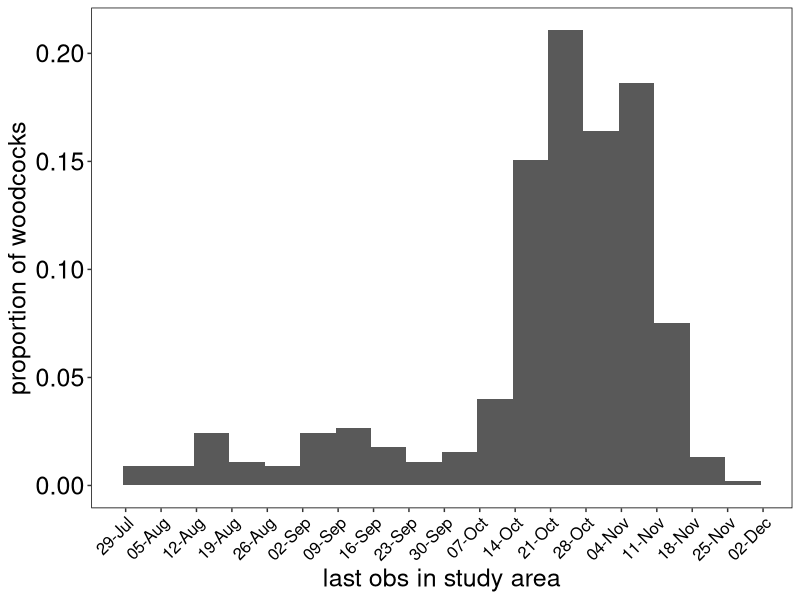
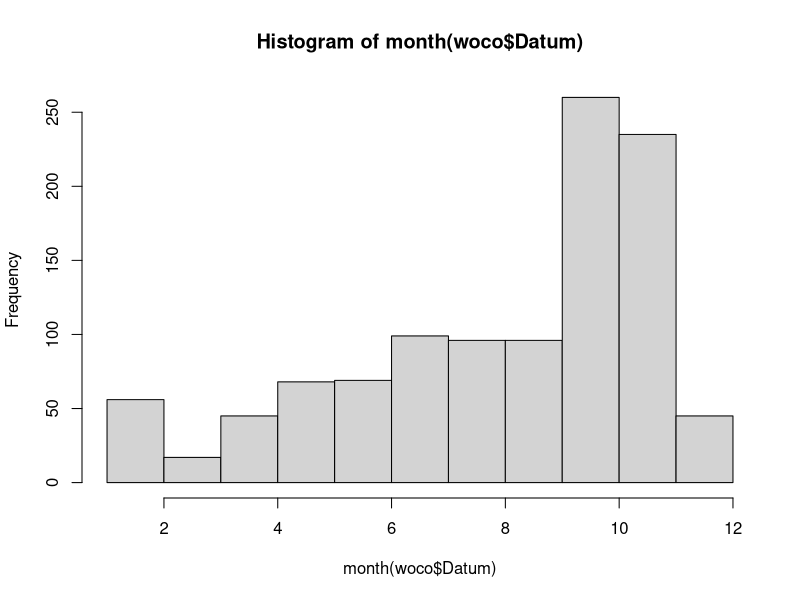
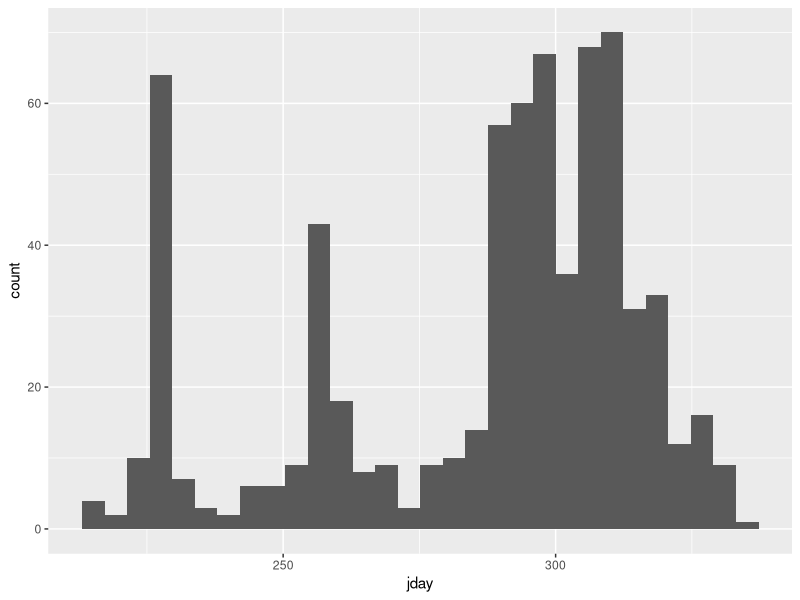
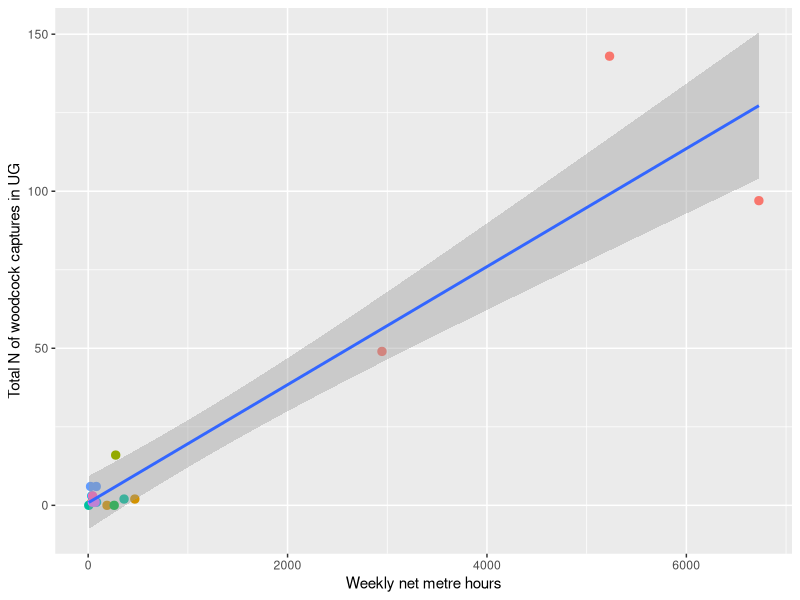

Reproduce these figures in R, in order.
###########################################################################
##### WOODCOCK DEPARTURE TIME ANALYSIS DATA PREPARATION--------  ############################
###########################################################################

## written by Steffen Oppel on 30 Oct 2024 to initiate analysis
## goal is to estimate WHEN birds depart so that hunters can be confident they don't shoot Swiss birds
## federal regulation permits shooting from 15 Sept to 16 December

## QUESTIONS TO MURDY:
# what does 'censor' mean? check with Michi if censoring necessary for migration
# what temporal resolution do we want (weekly ok)? yes
# extent of season (Sept - Nov), what is the intermittent dip in effort? monthly capture events
# do we have a metric of observation effort?
# what are age categories 1-8? EURING Code? Only needed if age affects departure or survival
# annual variation in survival, detection, migration?

## UPDATED 2 JAN 2025 to include actual netting effort data (provided by Pierre Mollet)
## used data for those occasions where available, and extrapolated remaining occasions based on linear regression with capture numbers

## UPDATED 12 FEB 2025 to exclude ARGOS DATA (optional - because we are not sure about permissions)


# Clear workspace ---------------------------------------------------------

rm(list=ls()) 
Sys.setenv(LANG = "en") ##change language of error messages to english

# Load libraries, functions etc -------------------------------------------
library(lubridate)
library(tidyverse)
library(readxl)
library(dplyr)
filter<-dplyr::filter
select<-dplyr::select

## set root folder for project
try(setwd("C:/Users/sop/OneDrive - Vogelwarte/Woodcock"), silent=T)
try(setwd("C:/STEFFEN/OneDrive - Vogelwarte/Woodcock"), silent=T)

# Load data ---------------------------------------------------------------

woco <- read_excel("data/Daten_Waldschnepfe.xlsx", sheet="Data") %>%
  # mutate(Sendertyp=ifelse(is.na(Sendertyp),"none",Sendertyp)) %>%  ## fill in missing values for type of transmitter
  # dplyr::filter(Sendertyp!="ARGOS") %>%  ## optionally remove all ARGOS data
  rename(age=`Alter (Euring)`)
woco


woco %>% group_by(Ring, Markierung, Sendertyp) %>%
  summarise(n_encounter=length(Datum)) %>%
  ungroup() %>%
  mutate(N=1) %>%
  group_by(Markierung, Sendertyp) %>%
  summarise(N_birds=sum(N))


### CREATE A TIME SERIES DATA FRAME ###
mindate<-min(woco$Datum)
maxdate<-max(woco$Datum)
timeseries<-data.frame(date=seq(mindate, maxdate, "1 month")) %>%
  mutate(month=month(date),year=year(date)) %>%
  mutate(ymo=as.character(format(date, format="%Y_%m"))) %>%
  mutate(season=ifelse(month %in% c(4,5,6,7,8,9),"summer","winter")) %>%
  mutate(col=seq_along(date))
dim(timeseries)


## check last observation per bird in study area
woco %>% filter(month(Datum) %in% c(8,9,10,11)) %>%
  filter(Ort=="UG") %>%
  mutate(year=year(Datum)) %>%
  mutate(id=paste(Ring_num,year, sep="_")) %>%
  mutate(jday=yday(Datum)) %>%
  mutate(date=ymd("2023-12-31")+days(jday)) %>%
  group_by(id) %>%
  summarise(last=max(date)) %>%
  ggplot(aes(x=last)) +
  geom_histogram(aes(x=last,y=(after_stat(count))/tapply(after_stat(count),after_stat(PANEL),sum)[after_stat(PANEL)]),binwidth=7)+                               
  scale_x_date(name="last obs in study area",date_breaks="1 week", date_labels="%d-%b")+
  labs(y="proportion of woodcocks") +
  theme(panel.background=element_rect(fill="white", colour="black"), panel.grid.major = element_blank(), panel.grid.minor = element_blank(),
        axis.text.x=element_text(size=12, color="black",angle=45,hjust = 1),
        axis.text.y=element_text(size=18, color="black"), 
        axis.title=element_text(size=18), 
        strip.text.x=element_text(size=18, color="black"), 
        strip.background=element_rect(fill="white", colour="black"))
#ggsave("output/prop_woodcock_per_week_rawdat.jpg", width=7, height=6)



#~~~~~~~~~~~~~~~~~~~~~~~~~~~~~~~~~~~~~~~~~~~~~~~~~~~
# FILTER DATA by removing individuals with no record in Aug - Dec
#~~~~~~~~~~~~~~~~~~~~~~~~~~~~~~~~~~~~~~~~~~~~~~~~~~~
removals<-woco %>%
  mutate(targetObs=ifelse(month(Datum)>7,1,0)) %>%
  group_by(Ring_num) %>%
  summarise(obs=sum(targetObs)) %>%
  filter(obs==0)

woco<-woco %>% filter(!(Ring_num %in% removals$Ring_num))





#~~~~~~~~~~~~~~~~~~~~~~~~~~~~~~~~~~~~~~~~~~~~~~~~~~~
# REPORT QUANTITIES IN MANUSCRIPT
#~~~~~~~~~~~~~~~~~~~~~~~~~~~~~~~~~~~~~~~~~~~~~~~~~~~

# Inspect data ---------------------------------------------------------------
table(woco$Ort)
table(woco$age)
hist(month(woco$Datum))
table(woco$Beobachtung)
table(woco$Markierung)
table(woco$Markierung, woco$Sendertyp)
table(woco$Censor)
length(unique(woco$Ring_num))
woco %>% filter(month(Datum) %in% c(8,9,10,11)) %>%
  mutate(jday=yday(Datum)) %>%
  ggplot(aes(x=jday)) + geom_histogram()

table(woco$Beobachtung, woco$Ort)


woco %>% group_by(Ring, Markierung, Sendertyp) %>%
  summarise(n_encounter=length(Datum)) %>%
  ungroup() %>%
  mutate(N=1) %>%
  group_by(Markierung, Sendertyp) %>%
  summarise(N_birds=sum(N))





#~~~~~~~~~~~~~~~~~~~~~~~~~~~~~~~~~~~~~~~~~~~~~~~~~~~
# DATA PREPARATION APPROACH
#~~~~~~~~~~~~~~~~~~~~~~~~~~~~~~~~~~~~~~~~~~~~~~~~~~~
## for each individual and year, create weekly occasions for Sept to Nov
## use data from following year to determine whether bird survived or not
# True States (S) - these are often unknown and cannot be observed
# 1 alive in study area
# 2 dead in study area
# 3 alive outside study area (after migration)
# 4 dead outside study area (shot after after migration)

  # Observed States (O) - these are based on the actual transmission history
  # 1 Bird (re)captured alive or recorded via transmitter in study area
  # 2 Bird recorded via transmitter outside study area
  # 3 Dead bird recovered  in study area
  # 4 Dead bird recovered  outside study area
  # 5 No signal (=not observed)

### inspect individual that lost the logger (happened 3 days after last live location - does not yield additional info)
woco %>% filter(Beobachtung=="Senderfund")
woco %>% filter(Ring_num==112985) %>% arrange(Datum)

### inspect individual that was caught in France
woco %>% filter(Beobachtung=="Fang") %>% filter(Ort!="UG")
woco %>% filter(Ring_num==115155) %>% arrange(Datum)


# CREATE ANNUAL ENCOUNTER HISTORY  ---------------------------------------------------------------
woco_ch <- woco %>%
  mutate(year=year(Datum)) %>%
  mutate(id=paste(Ring_num,year, sep="_")) %>%
  select(id, Ring_num,year,Datum,Beobachtung,Markierung,Ort) %>%
  filter(Beobachtung!="Senderfund") %>%
  filter(!(Beobachtung=="Fang" & Ort!="UG")) %>%
  mutate(obs=1) %>%
  group_by(Ring_num, year) %>%
  summarise(N=sum(obs)) %>%
  spread(key=year, value=N, fill=0)


#~~~~~~~~~~~~~~~~~~~~~~~~~~~~~~~~~~~~~~~~~~~~~~~~~~~~~~~~~~~~~~~~~~~~~~~~~~~~~~~~~~~~~~~~~~~~~~~~~~~~~~~~~~~~~
# PREPARE ANNUAL CAPTURE HISTORIES
#~~~~~~~~~~~~~~~~~~~~~~~~~~~~~~~~~~~~~~~~~~~~~~~~~~~~~~~~~~~~~~~~~~~~~~~~~~~~~~~~~~~~~~~~~~~~~~~~~~~~~~~~~~~~~
### we only want weeks from Aug - December
### but some birds are marked earlier in the year and are then shot - cannot have a dead state without a previous marking occasion
### summarised all encounters prior to August and entered it in first August week
### weekly encounter history ####
woco_ann_ch_true<-woco %>%
  mutate(year=year(Datum), week=week(Datum)) %>%
  mutate(id=paste(Ring_num,year, sep="_")) %>%
  select(id, Ring_num,week,Datum,Beobachtung,Markierung,Ort) %>%
  mutate(week=ifelse(week<31,31,week)) %>%
  filter(week>30) %>%
  mutate(week=paste0('wk',week)) %>%
  filter(Beobachtung!="Senderfund") %>%
  filter(!(Beobachtung=="Fang" & Ort!="UG")) %>%
  mutate(TS=ifelse(Beobachtung=="Fang",1,
                   ifelse((Beobachtung=="Senderlokalisation" & Ort=="UG"),1,
                          ifelse((Beobachtung=="Senderlokalisation" & Ort!="UG"),3,
                                 ifelse((Beobachtung=="Totfund" & Ort=="UG"),2,
                                        ifelse((Beobachtung=="Totfund" & Ort!="UG"),4,99)))))) %>% ## there should be no 99filter(TS==99)
  group_by(id, week) %>%
  summarise(N=max(TS)) %>%
  spread(key=week, value=N, fill=NA) %>%
  mutate(wk54=NA)  ## create blank column for records past the migration season

woco_ann_ch_obs<-woco %>%
  mutate(year=year(Datum), week=week(Datum)) %>%
  mutate(id=paste(Ring_num,year, sep="_")) %>%
  select(id, Ring_num,week,Datum,Beobachtung,Markierung,Ort) %>%
  mutate(week=ifelse(week<31,31,week)) %>%
  filter(week>30) %>%
  mutate(week=paste0('wk',week)) %>%
  #filter(month(Datum) >7) %>%
  filter(Beobachtung!="Senderfund") %>%
  filter(!(Beobachtung=="Fang" & Ort!="UG")) %>%
  mutate(OS=ifelse(Beobachtung=="Fang",1,
                   ifelse((Beobachtung=="Senderlokalisation" & Ort=="UG"),1,
                          ifelse((Beobachtung=="Senderlokalisation" & Ort!="UG"),2,
                                 ifelse((Beobachtung=="Totfund" & Ort=="UG"),3,
                                        ifelse((Beobachtung=="Totfund" & Ort!="UG"),4,5)))))) %>%
  group_by(id, week) %>%
  summarise(N=max(OS)) %>%
  spread(key=week, value=N, fill=5) %>%
  mutate(wk54=5)  ## create blank column for records past the migration season


woco_tag_mat<- woco %>%
  mutate(year=year(Datum), week=week(Datum)) %>%
  mutate(id=paste(Ring_num,year, sep="_")) %>%
  select(id, Ring_num,week,Datum,Beobachtung,Markierung,Ort) %>%
  mutate(week=ifelse(week<31,31,week)) %>%
  filter(week>30) %>%
  mutate(week=paste0('wk',week)) %>%
  #filter(month(Datum) >7) %>%
  filter(Beobachtung!="Senderfund") %>%
  filter(!(Beobachtung=="Fang" & Ort!="UG")) %>%
  mutate(tag=ifelse(Markierung=="Sender",1,0)) %>%
  group_by(id) %>%
  summarise(tag=max(tag))


### CREATE BLANK MATRICES TO HOLD INFORMATION ABOUT TRUE AND OBSERVED STATES ###

woco.obs.matrix<-woco_ann_ch_obs %>% arrange(id)
woco.state.matrix<-woco_ann_ch_true %>% arrange(id)
tag<-as.data.frame(woco_tag_mat %>% arrange(id) %>% select(tag))[,1]
woco.eff.matrix<-woco_ann_ch_obs %>% arrange(id)
dim(woco.obs.matrix)
length(tag)



#~~~~~~~~~~~~~~~~~~~~~~~~~~~~~~~~~~~~~~~~~~~~~~~~~~~~~~~~~~~~~~~~~~~~~~~~~~~~~~~~~~~~~~~~~~~~~~~~~~~~~~~~~~~~~
# CREATE EFFORT MATRIX BASED ON ACTUAL NETTING EFFORT
#~~~~~~~~~~~~~~~~~~~~~~~~~~~~~~~~~~~~~~~~~~~~~~~~~~~~~~~~~~~~~~~~~~~~~~~~~~~~~~~~~~~~~~~~~~~~~~~~~~~~~~~~~~~~~
### full matrix of records to be used to calibrate effort data from netting
effort_mat<- woco %>%
  mutate(year=year(Datum), week=week(Datum)) %>%
  mutate(week=ifelse(week<31,31,week)) %>%
  mutate(obs=1) %>%
  filter(week>30) %>%
  mutate(week=paste0('wk',week)) %>%
  filter(Beobachtung!="Senderfund") %>%
  filter(!(Beobachtung=="Fang" & Ort!="UG")) %>%
  group_by(year,week) %>%
  summarise(eff=sum(obs)) %>%
  spread(key=week,value=eff, fill=0) %>%
  mutate(wk54=2)  ## create blank column for records past the migration season

### summary of actual netting effort 
netting <- read_excel("data/Data_Aufwand_Nov2024.xlsx", sheet="Tabelle1") %>%
  mutate(effort=(`Länge (m)`*`Dauer (min)`)/60) %>%
  mutate(year=year(Datum), week=week(Datum)) %>%
  mutate(week=ifelse(week<31,31,week)) %>%
  filter(week>30) %>%
  mutate(week=paste0('wk',week)) %>%
  group_by(year,week) %>%
  summarise(tot_eff=sum(effort))
  
### calibrate relationship between netting effort and number of records
effort_mat %>% filter(year %in% c(2016,2017,2018)) %>%
  gather(key="week", value="exp_eff",-year) %>%
  left_join(netting, by=c("year","week")) %>%
  filter(!is.na(tot_eff)) %>%
  
  ggplot(aes(x=tot_eff, y=exp_eff)) +
  geom_point(aes(col=week),size=2.5) +
  geom_smooth(method="lm") +
  labs(x="Weekly net metre hours", y="Total N of woodcock captures in UG") +
  theme(legend.position="none")

## fit linear regression
calib_dat<-effort_mat %>% filter(year %in% c(2016,2017,2018)) %>%
  gather(key="week", value="exp_eff",-year) %>%
  left_join(netting, by=c("year","week")) %>%
  filter(!is.na(tot_eff))
eff_pred<-lm(tot_eff~0+exp_eff, data=calib_dat) ## forced through origin


## interpolate all occassions without actual netting effort data
effort<-effort_mat %>%
  gather(key="week", value="exp_eff",-year) %>%
  ungroup() %>%
  left_join(netting, by=c("year","week"))
effort$pred_eff<-predict(eff_pred, newdat=effort) ## predict effort based on linear model
effort_mat<-effort %>%
  mutate(eff=ifelse(is.na(tot_eff),pred_eff,tot_eff)) %>% ## use the predicted effort for occasions when no actual effort is available
  mutate(scale_eff=scale(eff)) %>%
  select(year,week,scale_eff) %>%
  spread(key=week,value=scale_eff)


#~~~~~~~~~~~~~~~~~~~~~~~~~~~~~~~~~~~~~~~~~~~~~~~~~~~~~~~~~~~~~~~~~~~~~~~~~~~~~~~~~~~~~~~~~~~~~~~~~~~~~~~~~~~~~
# CREATE CAPTURE HISTORY FOR SURVIVAL ESTIMATIONS
#~~~~~~~~~~~~~~~~~~~~~~~~~~~~~~~~~~~~~~~~~~~~~~~~~~~~~~~~~~~~~~~~~~~~~~~~~~~~~~~~~~~~~~~~~~~~~~~~~~~~~~~~~~~~~

### FILL MATRICES WITH STATE INFORMATION ###
for(i in 1:nrow(woco.obs.matrix)){
  
  ### extract ind and year
  yr<-separate_wider_delim(woco_ann_ch_obs[i,],cols="id",delim="_", names=c('ring','year'))$year
  rn<-separate_wider_delim(woco_ann_ch_obs[i,],cols="id",delim="_", names=c('ring','year'))$ring
  
  ### add effort to individual matrix (because nimble does not allow dynamic indexing)
  woco.eff.matrix[i,2:dim(woco.obs.matrix)[2]]<-effort_mat[effort_mat$year==yr,2:dim(woco.obs.matrix)[2]]
  woco.eff.matrix[i,dim(woco.obs.matrix)[2]]<-sum(effort_mat[effort_mat$year==yr,2:20])  ### effort for following year is the sum across many months
  
  ### extract start and end dates for selected bird
  daterange<-woco %>%
    filter(Ring_num==rn) %>%
    filter(Beobachtung!="Senderfund") %>%
    filter(!(Beobachtung=="Fang" & Ort!="UG")) %>%
    summarise(first=min(Datum),last=max(Datum))
  
  ### ASSIGN OBSERVED STATES
  startcol<-min(which(woco.obs.matrix[i,2:dim(woco.obs.matrix)[2]]!=5))
  if(startcol>1){
    if(year(daterange$first)<yr) {woco.obs.matrix[i,2:(startcol)]<-5} else {
      woco.obs.matrix[i,2:(startcol)]<-NA}
  }

  stopcol<-max(which(woco.obs.matrix[i,2:dim(woco.obs.matrix)[2]]<5))
  if((stopcol+1)<dim(woco.obs.matrix)[2]){
    if(year(daterange$last)>yr) {woco.obs.matrix[i,dim(woco.obs.matrix)[2]]<-2} else {  ## birds that survived until next year are labelled to have been recorded outside study area
      woco.obs.matrix[i,min((stopcol+2),dim(woco.obs.matrix)[2]):dim(woco.obs.matrix)[2]]<-5}
  }

  
  ### ENSURE THAT DEAD BIRDS STAY DEAD
  if(TRUE %in% (c(3,4) %in% woco.obs.matrix[i,2:dim(woco.obs.matrix)[2]])){
    deadcol<-min(which(woco.obs.matrix[i,2:dim(woco.obs.matrix)[2]] %in% c(3,4)))
    woco.obs.matrix[i,min((deadcol+2),dim(woco.obs.matrix)[2]):dim(woco.obs.matrix)[2]]<-woco.obs.matrix[i,(deadcol+1)]  ## assign the same state as last observed for rest of time series
  }
  
  ### ENSURE THAT LOCAL BIRDS STAY LOCAL
  ## there are very few 'excursions' out of the study area, but we do not want to model those, so we eliminate any state other than 1 prior to or between states of 1
  startcolIN<-min(which(woco.obs.matrix[i,2:dim(woco.obs.matrix)[2]]<5))
  stopcolIN<-max(which(woco.obs.matrix[i,2:dim(woco.obs.matrix)[2]]==1))
  if(stopcolIN>startcolIN){
    for(col in (startcolIN+1):(stopcolIN+1)) {
      if(!is.na(woco.obs.matrix[i,col])){woco.obs.matrix[i,col]<-ifelse(woco.obs.matrix[i,col]==5,5,1)}  ## assign everything to 1 except the not observed state
    }
  }

  ## ASSIGN INITIAL TRUE STATE (to initialise z-matrix of model)
  ### this needs careful manipulation to appropriately configure intermediate 0s
  startcol<-min(which(!is.na(woco.state.matrix[i,2:dim(woco.state.matrix)[2]])))
  stopcol<-max(which(!is.na(woco.state.matrix[i,2:dim(woco.state.matrix)[2]])))  
  startstate<-woco.state.matrix[i,startcol+1]
  endstate<-woco.state.matrix[i,stopcol+1]
  if(startcol>1){
    if(year(daterange$first)<yr) {woco.state.matrix[i,2:startcol]<-startstate} ## anything before first obs gets same state as first obs
  }
  
  if((stopcol+1)<dim(woco.state.matrix)[2]){
    woco.state.matrix[i,min((stopcol+2),dim(woco.state.matrix)[2]):dim(woco.state.matrix)[2]]<-endstate ## anything after last obs gets same state as last obs
  }
  
  if(stopcol>(startcol+1)){ ## only needed if there is a chance of intermediate gaps between start and stopcol
    for(col in (startcol+1):stopcol) {
    woco.state.matrix[i,col]<-ifelse(is.na(woco.state.matrix[i,col]),woco.state.matrix[i,col-1],woco.state.matrix[i,col]) ## anything inbetween the start and stop column gets the previous state unless it is known
  }}
  
  if(year(daterange$last)>yr) {
    woco.state.matrix[i,dim(woco.state.matrix)[2]]<-3  ## last column is always alive outside study area if bird also recorded next year
  }
  if(stopcolIN>startcolIN){
    for(col in (startcolIN+1):(stopcolIN+1)) {
      woco.state.matrix[i,col]<-1  ## assign everything to 1 for true state
    }
  }
}



#### Convert to numeric matrices that NIMBLE can loop over
y.telemetry<-as.matrix(woco.obs.matrix[,2:(dim(woco.state.matrix)[2])])
z.telemetry<-as.matrix(woco.state.matrix[,2:(dim(woco.state.matrix)[2])])
dim(y.telemetry)

#### REMOVE individuals with no information (i.e. those that left or were shot before August in a given year, OR only have telemetry locations outside)
noninfobirds1<-which(apply(y.telemetry, 1, function(x) length(unique(x)) == 1) == TRUE)
noninfobirds2<-which(apply(y.telemetry, 1, function(x) all(x %in% c(2, 5))))
noninfobirds3<-which(apply(z.telemetry, 1, function(x) length(unique(x)) == 3) == TRUE)
noninfobirds<-union(union(noninfobirds1,noninfobirds2), noninfobirds3)
y.telemetry<-y.telemetry[-noninfobirds,]
z.telemetry<-z.telemetry[-noninfobirds,]
woco_ann_ch_obs<-woco_ann_ch_obs[-noninfobirds,]
woco.eff.matrix<-woco.eff.matrix[-noninfobirds,]
tag<-tag[-noninfobirds]
dim(y.telemetry)

#### RETAIN ONLY individuals that were once seen alive in study area (all others have no value for estimating WHEN live birds leave study area)
UKbirds<-which(apply(y.telemetry, 1, function(x) 1 %in% unique(x)) == TRUE)
y.telemetry<-y.telemetry[UKbirds,]
z.telemetry<-z.telemetry[UKbirds,]
woco_ann_ch_obs<-woco_ann_ch_obs[UKbirds,]
woco.eff.matrix<-woco.eff.matrix[UKbirds,]
tag<-tag[UKbirds]
dim(y.telemetry)

#### PREPARE A MATRIX OF WEEKS
nweeks<-dim(y.telemetry)[2]
nind<-dim(y.telemetry)[1]
week<-seq(1:nweeks)
year<-as.numeric(as.factor(separate_wider_delim(woco_ann_ch_obs,cols="id",delim="_", names=c('ring','year'))$year))
nyears<-max(year)
effort<-woco.eff.matrix[,-1]

#### create vector of first marking and of last alive record
get.first.telemetry<-function(x)min(which(!is.na(x)))
get.last.telemetry<-function(x)max(which(!is.na(x) & x<6))
f.telemetry<-apply(y.telemetry,1,get.first.telemetry)
l.telemetry<-apply(y.telemetry,1,get.last.telemetry)


## check the errors that Jaume found
# f.telemetry[77]
# y.telemetry[77,]
# woco.state.matrix[77,]
# woco.obs.matrix[77,]




############# CHECK THAT PREPARED DATA HAVE NO NA----------
dim(y.telemetry)
length(f.telemetry)
length(effort)
length(year)
length(tag)
nind
nweeks
nyears
max(year)
max(tag)
max(effort)


############# SAVE  PREPARED DATA ----------
save.image("data/woco_mig_input.RData")

